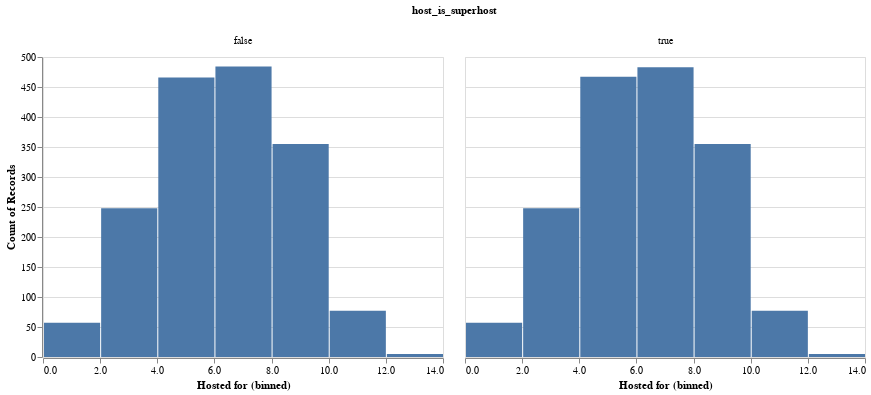

Notebook cell for this chart:
### Code cell
print("Resampled Distributions for the Hosted for feature. We can now compare the 2 groups using the p-values")
alt.Chart(resampled_df[['Hosted for', 'host_is_superhost']]).mark_bar().encode(x=alt.X('Hosted for', bin=True), y='count()', column='host_is_superhost:N')

### Figure 1 — Vega-Lite specification as saved in the notebook (floating-point values rounded to 4 significant figures; data arrays with more than 128 entries replaced by an {"elided": "..."} marker saying what was removed)
{"config": {"view": {"continuousWidth": 400, "continuousHeight": 300}}, "data": {"name": "data-f98b39f0b81d071cb3bf046b57efde61"}, "mark": "bar", "encoding": {"column": {"type": "nominal", "field": "host_is_superhost"}, "x": {"type": "quantitative", "bin": true, "field": "Hosted for"}, "y": {"type": "quantitative", "aggregate": "count"}}, "$schema": "https://vega.github.io/schema/vega-lite/v4.8.1.json", "datasets": {"data-f98b39f0b81d071cb3bf046b57efde61": {"elided": "3384 records"}}}
